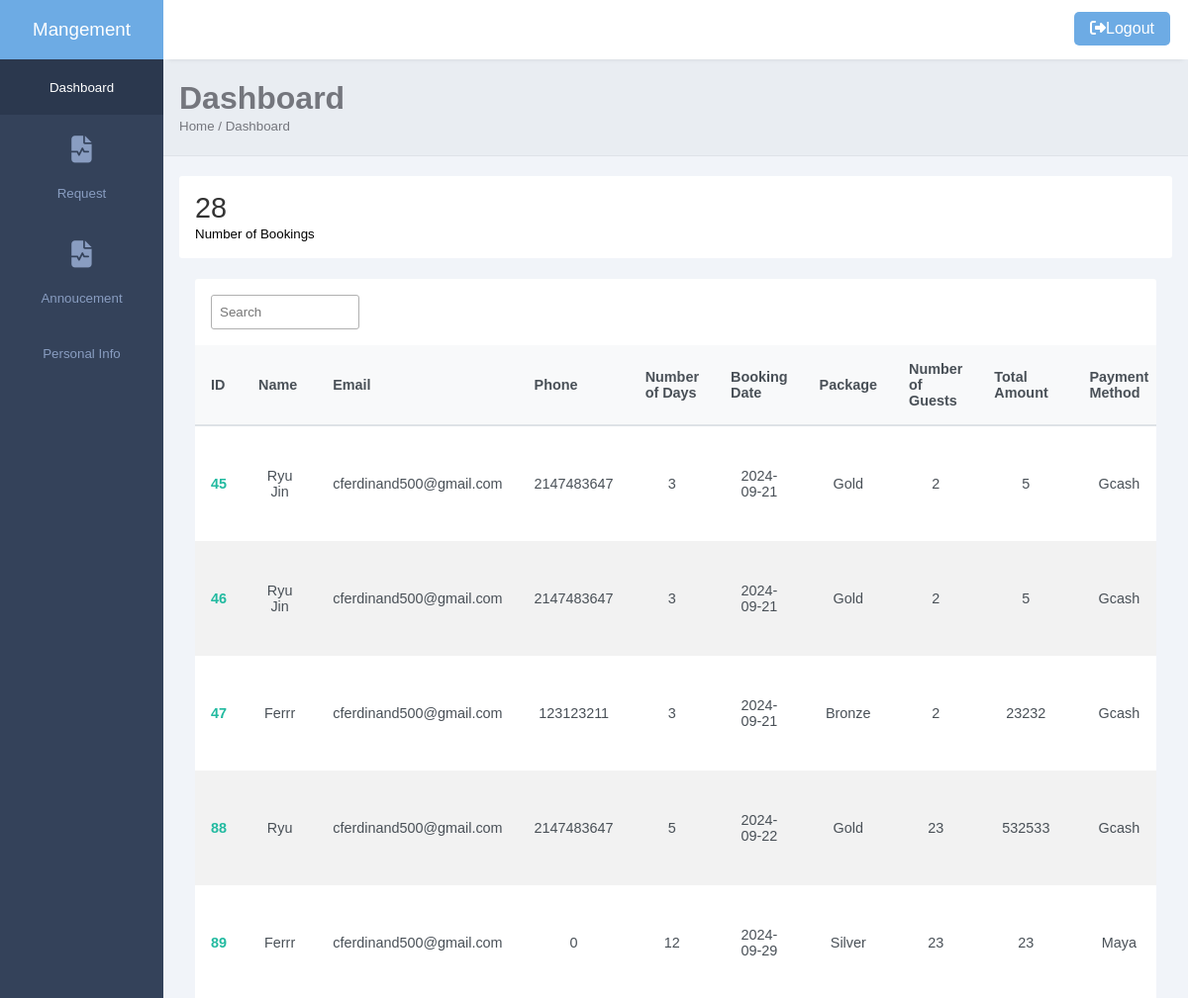
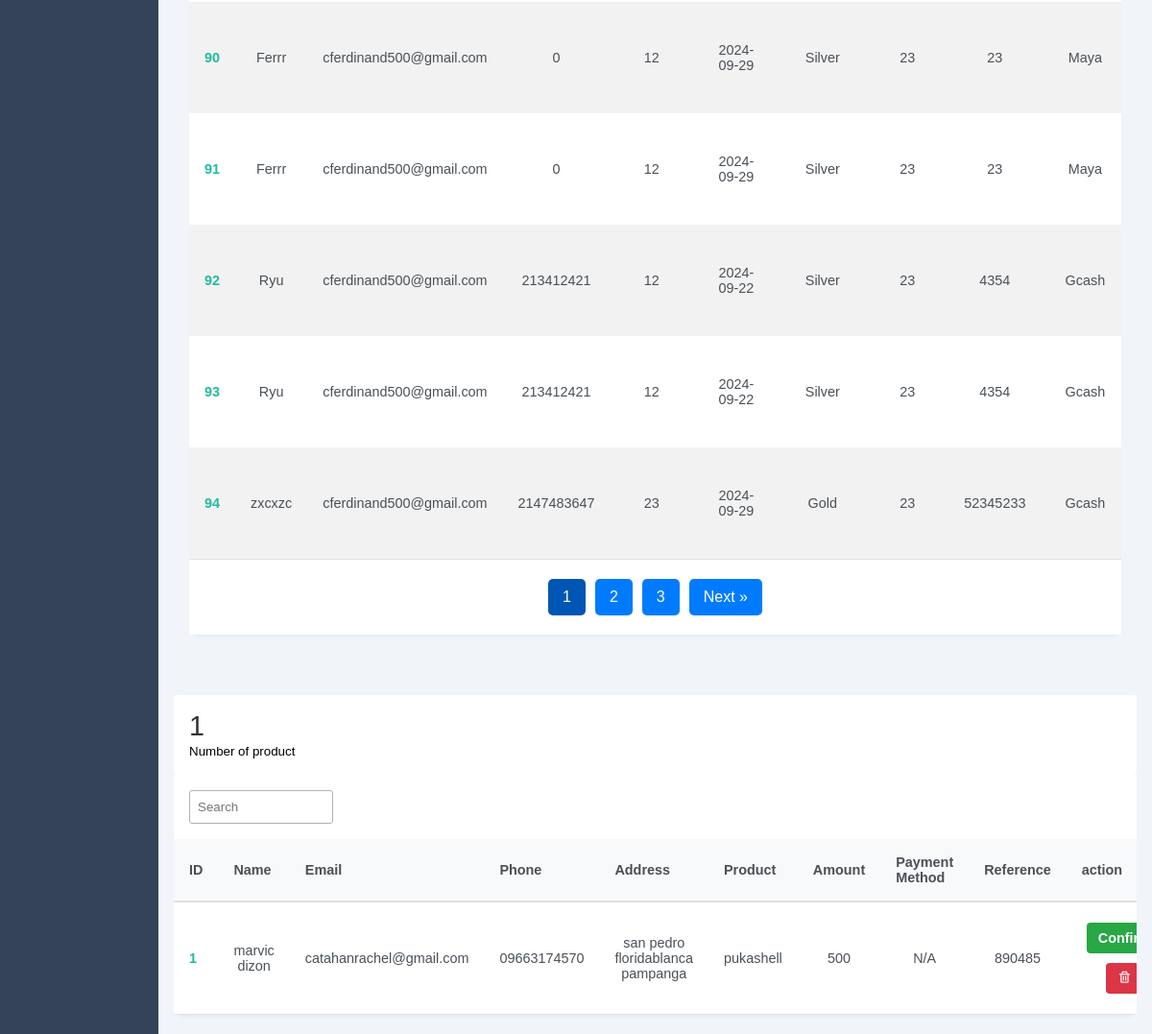
The page /manage/manage.php (signed in) on the database its author committed (2 pictures, top to bottom).
### tables this page shows
CREATE TABLE `bookings` (
  `id` int(11) NOT NULL,
  `name` varchar(255) NOT NULL,
  `email` varchar(255) NOT NULL,
  `phone` int(11) NOT NULL,
  `days` int(11) DEFAULT NULL,
  `checkin` date NOT NULL,
  `package` varchar(255) NOT NULL,
  `guests` int(11) NOT NULL,
  `amount` int(11) NOT NULL,
  `payment` varchar(255) NOT NULL,
  `Reference` int(11) NOT NULL,
  `status` enum('pending','confirmed','cancelled') DEFAULT 'pending'
);

CREATE TABLE `boracaymarket` (
  `id` int(11) NOT NULL,
  `name` varchar(255) NOT NULL,
  `email` varchar(255) NOT NULL,
  `phone` varchar(100) NOT NULL,
  `address` varchar(255) NOT NULL,
  `Product` varchar(100) NOT NULL,
  `amount` int(11) NOT NULL,
  `payments` varchar(255) NOT NULL,
  `reference` int(11) NOT NULL
);

### manage/manage.php (the view, shortened to what this page needs)
<?php
require_once '../connect/dbcon.php';
$limit = 10;
$page = isset($_GET['page']) ? (int) $_GET['page'] : 1;
$offset = ($page - 1) * $limit;
$totalBookingsQuery = $pdoConnect->prepare("SELECT COUNT(*) as totalBooking FROM bookings");
$totalBookingsQuery->execute();
$totalBookingResult = $totalBookingsQuery->fetch(PDO::FETCH_ASSOC);
$totalBookings = $totalBookingResult['totalBooking'];
$totalPages = ceil($totalBookings / $limit);
$pdoQuery = 'SELECT * FROM bookings LIMIT :limit OFFSET :offset';
$pdoResult = $pdoConnect->prepare($pdoQuery);
$pdoResult->bindParam(':limit', $limit, PDO::PARAM_INT);
$pdoResult->bindParam(':offset', $offset, PDO::PARAM_INT);
$pdoResult->execute();
$bookings = $pdoResult->fetchAll(PDO::FETCH_ASSOC);
?>
<!DOCTYPE html>
<html lang="en">
<head>
    <link rel="stylesheet" href="../style/manage.css">
    <link rel="stylesheet"
        href="https://maxst.icons8.com/vue-static/landings/line-awesome/line-awesome/1.3.0/css/line-awesome.min.css">
    <link href="https://unpkg.com/boxicons@2.1.2/css/boxicons.min.css" rel="stylesheet" />
</head>
<body>
    <div class="sidebar">
        <div class="side-header">
            <h3>M<span>angement</span></h3>
        </div>
        <div class="side-menu">
            <ul>
                <li>
                    <a href="" class="active">
                        <small>Dashboard</small>
                    </a>
                </li>
                <li>
                    <a href="req.php">
                        <span> <i class="fa-solid fa-file-waveform"></i> </span> <br>
                        <small>Request</small>
                    </a>
                </li>
                <li>
                    <a href="#">
                        <span> <i class="fa-solid fa-file-waveform"></i> </span> <br>
                        <small>Annoucement</small>
                    </a>
                </li>
                <li>
                    <a href="manage_edit.php">
                        <small>Personal Info</small>
                    </a>
                </li>
            </ul>
        </div>
    </div>
    <div class="main-content">
        <header>
            <div class="header-content">
                <div class="header-menu">
                    <div class="user">
                        <span><a href="logout.php"><i
                                    class="fa-solid fa-right-from-bracket"></i>Logout</a></span>
                    </div>
                </div>
            </div>
        </header>
        <main>
            <div class="page-header">
                <h1>Dashboard</h1>
                <small>Home / Dashboard</small>
            </div>
            <div class="page-content">
                <div class="analytics">
                    <div class="card">
                        <?php
                        $totalBookingQuery = $pdoConnect->prepare("SELECT COUNT(*) as totalBooking FROM bookings ");
                        $totalBookingQuery->execute();
                        $totalBookingResult = $totalBookingQuery->fetch(PDO::FETCH_ASSOC);
                        $totalBooking = $totalBookingResult['totalBooking'];
                        ?>
                        <div class="card-head">
                            <h2>
                                <?php echo number_format($totalBooking); ?>
                            </h2>
                        </div>
                        <div class="card-progress">
                            <small>Number of Bookings</small>
                        </div>
                    </div>
                    <div class="page-content">
                        <div class="records table-responsive">
                            <div class="record-header">
                                <div class="browse">
                                    <input type="search" placeholder="Search" class="record-search">
                                </div>
                            </div>
                            <table id="info-table" width="100%">
                                <thead>
                                    <tr>
                                        <th>ID</th>
                                        <th>Name</th>
                                        <th>Email</th>
                                        <th>Phone</th>
                                        <th>Number of Days</th>
                                        <th>Booking Date</th>
                                        <th>Package</th>
                                        <th>Number of Guests</th>
                                        <th>Total Amount</th>
                                        <th>Payment Method</th>
                                    </tr>
                                </thead>
                                <tbody>
                                    <?php foreach ($bookings as $row): ?>
                                        <tr>
                                            <td><?php echo $row['id']; ?></td>
                                            <td><?php echo $row['name']; ?></td>
                                            <td><?php echo $row['email']; ?></td>
                                            <td><?php echo $row['phone']; ?></td>
                                            <td><?php echo $row['days']; ?></td>
                                            <td><?php echo $row['checkin']; ?></td>
                                            <td><?php echo $row['package']; ?></td>
                                            <td><?php echo $row['guests']; ?></td>
                                            <td><?php echo $row['amount']; ?></td>
                                            <td><?php echo $row['payment']; ?></td>
                                        </tr>
                                    <?php endforeach; ?>
                                </tbody>
                            </table>
                            <div class="pagination">
                                <?php for ($i = 1; $i <= $totalPages; $i++): ?>
                                    <a href="?page=<?php echo $i; ?>" class="<?php echo $i === $page ? 'active' : ''; ?>">
                                        <?php echo $i; ?>
                                    </a>
                                <?php endfor; ?>
                                <?php if ($page < $totalPages): ?>
                                    <a href="?page=<?php echo $page + 1; ?>">Next &raquo;</a>
                                <?php endif; ?>
                            </div>
                        </div>
                    </div>
                </div>
            </div>
        </main>
        <div class="page-content">
            <div class="analytics">
                <div class="card">
                    <?php
                    $totalBookingQuery = $pdoConnect->prepare("SELECT COUNT(*) as totalproduct FROM boracaymarket ");
                    $totalBookingQuery->execute();
                    $totalBookingResult = $totalBookingQuery->fetch(PDO::FETCH_ASSOC);
                    $totalBooking = $totalBookingResult['totalproduct'];
                    ?>
                    <div class="card-head">
                        <h2>
                            <?php echo number_format($totalBooking); ?>
                        </h2>
                    </div>
                    <div class="card-progress">
                        <small>Number of product</small>
                    </div>
                </div>
                <div class="records table-responsive">
                    <div class="record-header">
                        <div class="browse">
                            <input type="search" placeholder="Search" class="record-search">
                        </div>
                    </div>
                    <table id="info-table" width="100%">
                        <thead>
                            <tr>
                                <th style='width: 10%;'>ID</th>
                                <th style='width: 20%;'>Name</th>
                                <th style='width: 20%;'>Email</th>
                                <th style='width: 20%;'>Phone</th>
                                <th style='width: 20%;'>Address</th>
                                <th style='width: 20%;'>Product</th>
                                <th style='width: 20%;'>Amount</th>
                                <th style='width: 20%;'>Payment Method</th>
                                <th style='width: 20%;'>Reference</th>
                                <th style='width: 20%;'>action</th>
                            </tr>
                        </thead>
                        <tbody>
                            <?php
                            $pdoQuery = 'SELECT * FROM boracaymarket';
                            $pdoResult = $pdoConnect->prepare($pdoQuery);
                            $pdoResult->execute();
                            while ($row = $pdoResult->fetch(PDO::FETCH_ASSOC)) {
                                extract($row);
                                echo "<tr>";
                                echo "<td style='width: 10%;'>$id</td>";
                                echo "<td style='width: 15%;'>$name</td>";
                                echo "<td style='width: 15%;'>$email</td>";
                                echo "<td style='width: 15%;'>$phone</td>";
                                echo "<td style='width: 15%;'>$address</td>";
                                echo "<td style='width: 15%;'>$Product</td>";
                                echo "<td style='width: 15%;'>$amount</td>";
                                echo "<td style='width: 15%;'>" . (isset($payment) ? $payment : 'N/A') . "</td>";
                                echo "<td style='width: 15%;'>$reference</td>";
                                echo "<td style='width: 15%;'>";
                                echo "<a href='update_status.php?id=$id&status=confirmed' class='btn btn-confirm'>Confirm</a>";
                                echo "<a href='boracaydelete.php?id=$id' class='btn btn-delete'><i class='bx bx-trash'></i></a>";
                                echo "</td>";
                                echo "</tr>";
                            }
                            ?>
                        </tbody>
                    </table>
                </div>
            </div>
        </div>
</body>
</html>

### style/manage.css (style rules this page uses)
:root { --main-color: #22baa0; --color-dark: #34425a; --text-grey: #b0b0b0; }
* { margin: 0; padding: 0; text-decoration: none; list-style-type: none; box-sizing: border-box; font-family: "Merriweather", sans-serif; }
.sidebar { position: fixed; height: 100%; width: 165px; left: 0; bottom: 0; top: 0; z-index: 100; background: var(--color-dark); transition: left 300ms; }
.side-header { box-shadow: 0px 5px 5px -5px rgb(0 0 0 /10%); background: #6dabe4; height: 60px; display: flex; justify-content: center; align-items: center; }
.side-header h3, side-head span { color: #fff; font-weight: 400; }
.side-menu ul { text-align: center; }
.side-menu a { display: block; padding: 1.2rem 0rem; }
.side-menu a.active { background: #2b384e; }
.side-menu a.active span, .side-menu a.active small { color: #fff; }
.side-menu a span { display: block; text-align: center; font-size: 1.7rem; }
.side-menu a span, .side-menu a small { color: #899dc1; }
.main-content { margin-left: 165px; width: calc(100% - 165px); transition: margin-left 300ms; }
header { position: fixed; right: 0; top: 0; left: 165px; z-index: 100; height: 60px; box-shadow: 0px 5px 5px -5px rgb(0 0 0 /10%); background: #fff; transition: left 300ms; }
.header-content, .header-menu { display: flex; align-items: center; }
.header-content { justify-content: space-between; padding: 0rem 1rem; }
.header-menu { justify-content: flex-end; padding-top: 0.5rem; }
.user { display: flex; align-items: center; }
.user span:last-child { display: inline-block; margin-left: 0.3rem; font-size: 0.8rem; }
main { margin-top: 60px; }
.page-header { padding: 1.3rem 1rem; background: #e9edf2; border-bottom: 1px solid #dee2e8; }
.page-header h1, .page-header small { color: #74767d; }
.page-content { padding: 1.3rem 1rem; background: #f1f4f9; }
.card { box-shadow: 0px 5px 5px -5px rgb(0 0 0 / 10%); background: #fff; padding: 1rem; border-radius: 3px; }
.card-head { display: flex; justify-content: space-between; align-items: center; }
.card-head h2 { color: #333; font-size: 1.8rem; font-weight: 500; }
.records { box-shadow: 0px 5px 5px -5px rgb(0 0 0 / 10%); background: #fff; border-radius: 3px; }
.record-header { padding: 1rem; display: flex; justify-content: space-between; align-items: center; }
.add, .browse { display: flex; align-items: center; }
input, button, select { outline: none; }
.add select, .browse input, .browse select { height: 35px; border: 1px solid #b0b0b0; border-radius: 3px; display: inline-block; width: 75px; padding: 0rem 0.5rem; margin-right: 0.8rem; color: #666; }
.browse input { width: 150px; }
.table-responsive { width: 100%; overflow-x: auto; }
table { border-collapse: collapse; width: 100%; }
table thead { background-color: #f8f9fa; }
table th { padding: 1rem; text-align: left; color: #495057; font-size: 0.9rem; border-bottom: 2px solid #dee2e6; }
table th:first-child { padding-left: 1rem; }
table tbody { border-bottom: 1px solid #dee2e8; }
table td { padding: 1rem; color: #495057; font-size: 0.9rem; text-align: center; }
table tbody td:first-child { padding-left: 1rem; color: var(--main-color); font-weight: 600; text-align: left; }
table tbody tr:nth-child(even) { background-color: #f2f2f2; }
@media only screen and (max-width: 1200px) { .analytics { grid-template-columns: repeat(2, 1fr); } }
.user { display: inline-block; color: #fff; }
.user a { text-decoration: none; color: #fff; padding: 8px 16px; border-radius: 5px; background-color: #6dabe4; border: none; text-align: center; text-decoration: none; display: inline-block; font-size: 16px; margin: 4px 2px; cursor: pointer; transition-duration: 0.4s; }
input, textarea { width: 500px; height: 25px; border-radius: 5px; }
.pagination { display: flex; justify-content: center; margin: 20px 0; }
.pagination a { padding: 10px 15px; margin: 0 5px; background-color: #007bff; color: white; text-decoration: none; border-radius: 5px; }
.pagination a.active { background-color: #0056b3; }
.btn { display: inline-block; padding: 8px 12px; margin: 5px; border-radius: 4px; text-decoration: none; font-weight: bold; color: #fff; transition: background-color 0.3s, transform 0.3s; }
.btn-confirm { background-color: #28a745; }
.btn-delete { background-color: #dc3545; }

### rows shown on the page
bookings: id "45", name "Ryu Jin", email "cferdinand500@gmail.com", phone "2147483647", days "3", checkin "2024-09-21", package "Gold", guests "2", amount "5", payment "Gcash"
bookings: id "46", name "Ryu Jin", email "cferdinand500@gmail.com", phone "2147483647", days "3", checkin "2024-09-21", package "Gold", guests "2", amount "5", payment "Gcash"
bookings: id "47", name "Ferrr", email "cferdinand500@gmail.com", phone "123123211", days "3", checkin "2024-09-21", package "Bronze", guests "2", amount "23232", payment "Gcash"
bookings: id "88", name "Ryu", email "cferdinand500@gmail.com", phone "2147483647", days "5", checkin "2024-09-22", package "Gold", guests "23", amount "532533", payment "Gcash"
bookings: id "89", name "Ferrr", email "cferdinand500@gmail.com", phone "0", days "12", checkin "2024-09-29", package "Silver", guests "23", amount "23", payment "Maya"
bookings: id "90", name "Ferrr", email "cferdinand500@gmail.com", phone "0", days "12", checkin "2024-09-29", package "Silver", guests "23", amount "23", payment "Maya"
bookings: id "91", name "Ferrr", email "cferdinand500@gmail.com", phone "0", days "12", checkin "2024-09-29", package "Silver", guests "23", amount "23", payment "Maya"
bookings: id "92", name "Ryu", email "cferdinand500@gmail.com", phone "213412421", days "12", checkin "2024-09-22", package "Silver", guests "23", amount "4354", payment "Gcash"
bookings: id "93", name "Ryu", email "cferdinand500@gmail.com", phone "213412421", days "12", checkin "2024-09-22", package "Silver", guests "23", amount "4354", payment "Gcash"
bookings: id "94", name "zxcxzc", email "cferdinand500@gmail.com", phone "2147483647", days "23", checkin "2024-09-29", package "Gold", guests "23", amount "52345233", payment "Gcash"
boracaymarket: id "1", name "marvic dizon", email "catahanrachel@gmail.com", phone "09663174570", address "san pedro floridablanca pampanga", Product "pukashell", amount "500", reference "890485"

### other values the page prints
$totalBooking "28"
$totalBooking "1"
